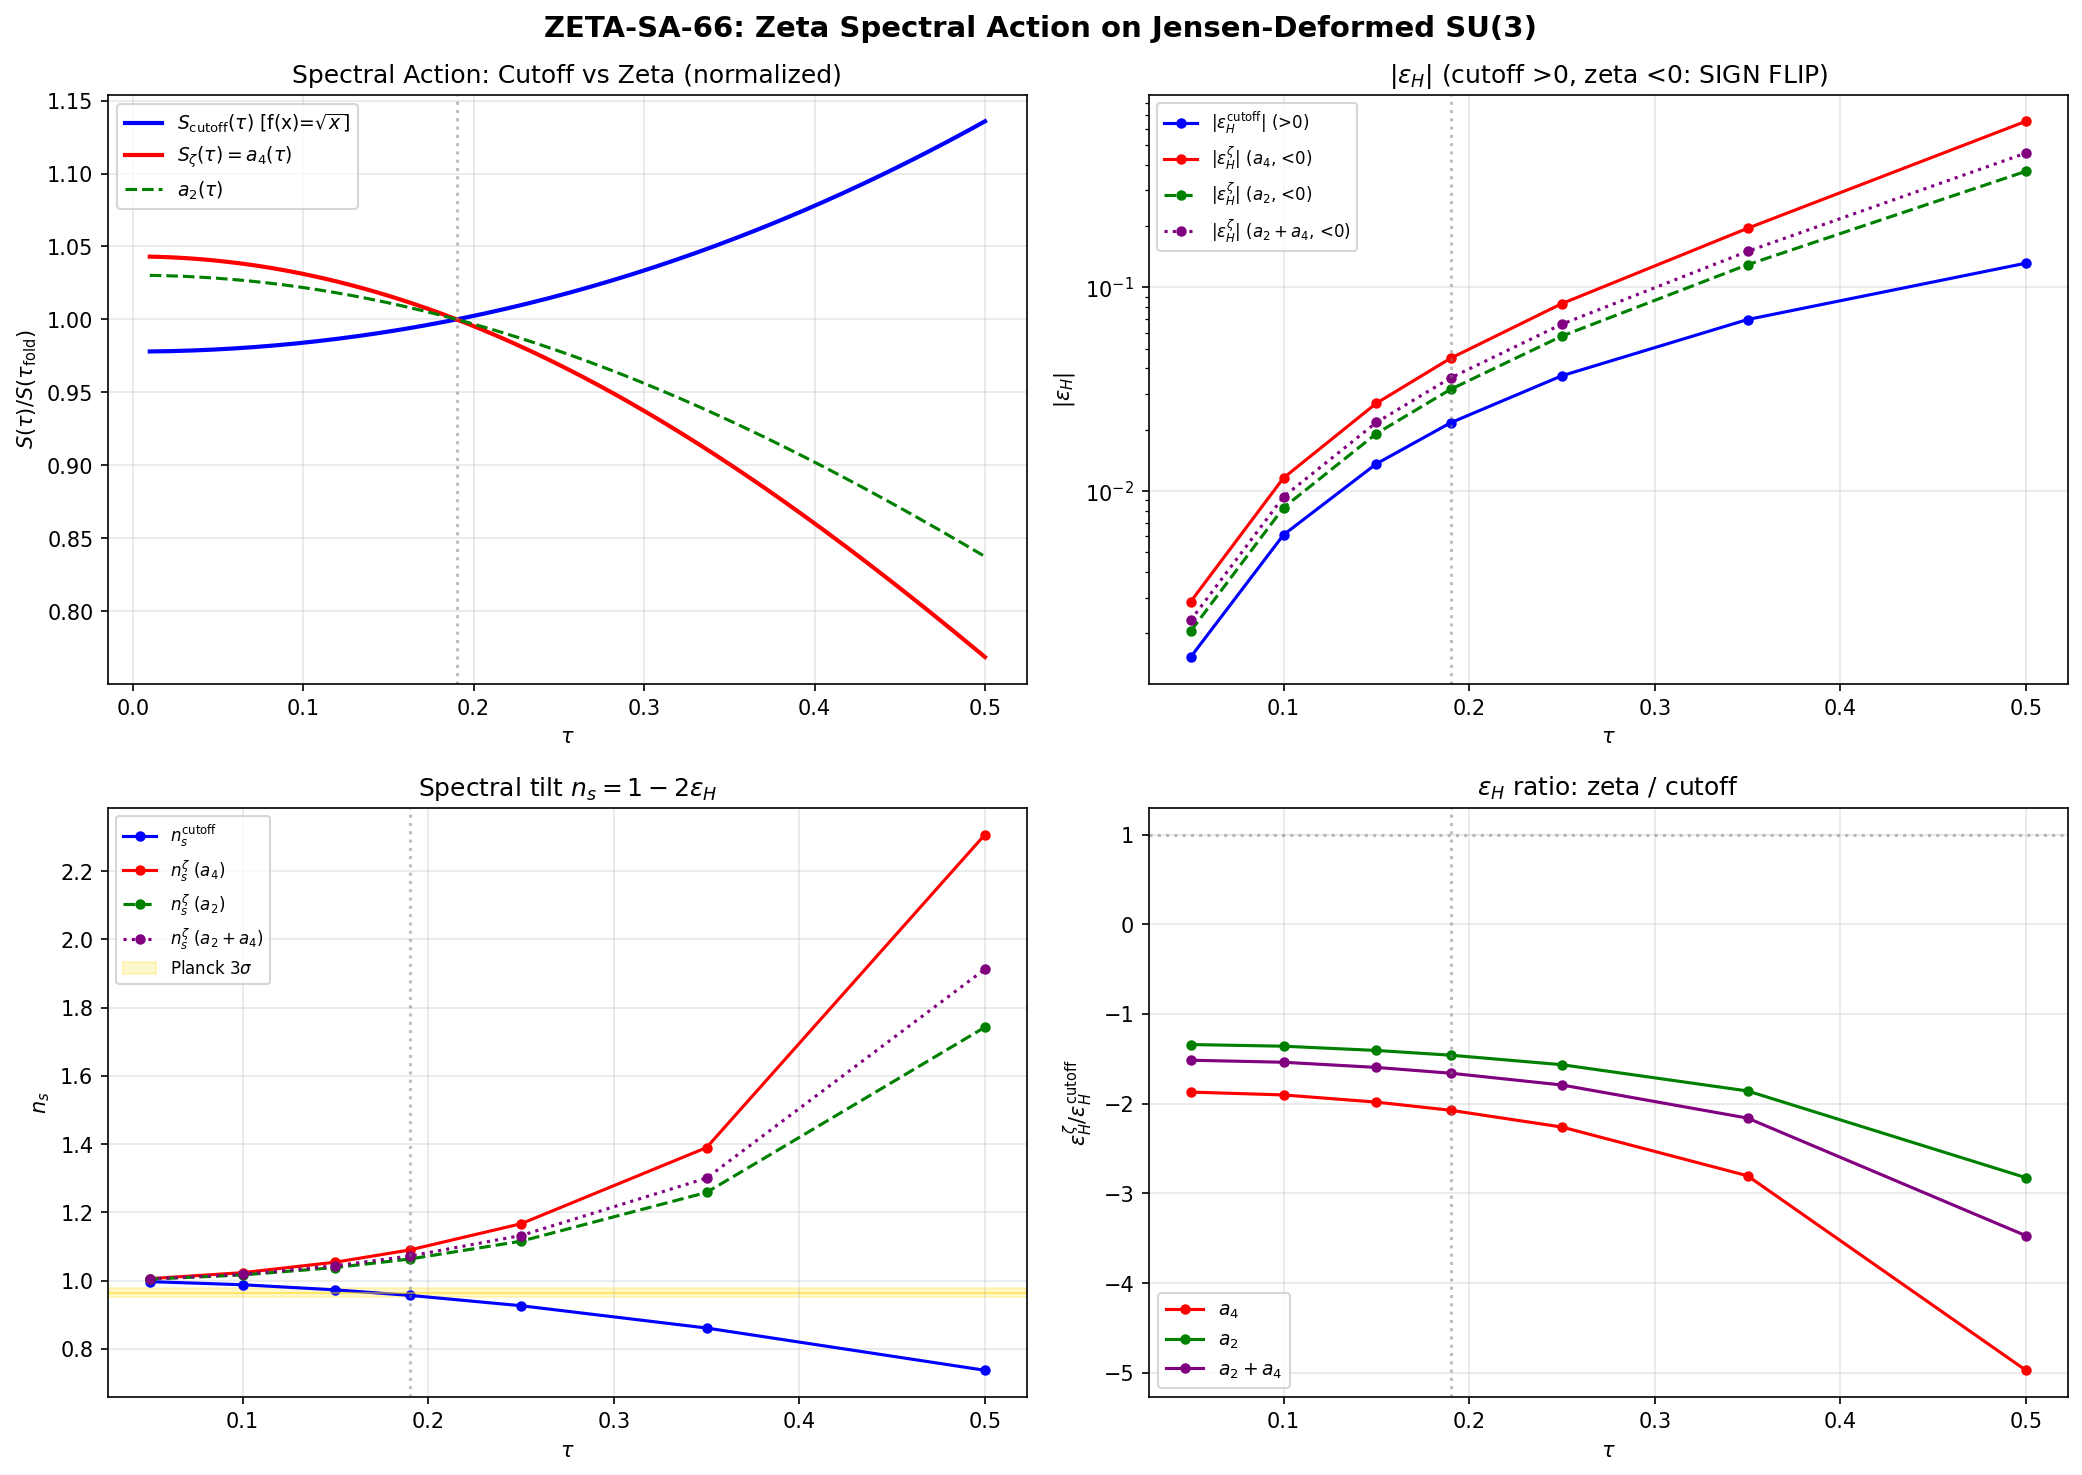

This figure's Python source:
#!/usr/bin/env python3
"""
s66_zeta_sa.py -- ZETA-SA-66: Zeta Spectral Action on Jensen-Deformed SU(3)
============================================================================

Gate: ZETA-SA-66
  PASS: n_s^{zeta} within 3 sigma of Planck (0.9649 +/- 0.0042, so 0.9523 to 0.9775)
  FAIL: n_s^{zeta} outside 3 sigma of Planck
  INFO: n_s^{zeta} within 3 sigma but differs from n_s^{cutoff} by > 0.01

Physics:
--------
The zeta spectral action (Lizzi, arXiv:1412.4669) is S_zeta = zeta_{D}(0),
which for a 4D almost-commutative geometry M^4 x K equals a_4(D_full^2).

In the product factorization:
  a_4(M4 x K) = a_0(M4)*a_4(K) + a_2(M4)*a_2(K) + a_4(M4)*a_0(K)

The first term gives Yang-Mills (~ Vol(M4) * a_4(K) * F^2),
the second gives Einstein-Hilbert (~ Vol(M4) * a_2(K) * R),
the third gives curvature-squared (~ a_0(K) * Gauss-Bonnet).

CRITICAL: The cosmological constant Lambda^4 * a_0(K) term is ABSENT.
The cutoff action S_cutoff = f_0 L^4 a_0 + f_2 L^2 a_2 + f_4 a_4 includes a_0;
the zeta action does NOT.

For the internal space K = (SU(3), g_tau), the spectral zeta moments are:
  a_0(tau) = sum dim(p,q) * N_pos(p,q)           [mode count, tau-independent]
  a_2(tau) = sum dim(p,q) * sum_{lam>0} lam^{-2}  [gravity coupling]
  a_4(tau) = sum dim(p,q) * sum_{lam>0} lam^{-4}  [gauge coupling]

The zeta spectral action S_zeta(tau) for the INTERNAL space is a linear
combination of a_2(tau) and a_4(tau) with coefficients from the 4D geometry.
Since only the tau-dependence matters for slow-roll, we can compute eps_H
from any combination c_2 * a_2(tau) + c_4 * a_4(tau) and compare to the
cutoff result.

We compute eps_H for three choices:
  1. S_zeta(tau) = a_4(tau)      [pure gauge sector, most aggressive zeta]
  2. S_zeta(tau) = a_2(tau)      [pure gravity sector]
  3. S_zeta(tau) = a_2(tau) + a_4(tau)  [combined zeta action]

Author: Lizzi Spectral Functional Theorist
Session: S66
"""

import numpy as np
import sys
import os
import time

SCRIPT_DIR = os.path.dirname(os.path.abspath(__file__))
sys.path.insert(0, SCRIPT_DIR)
os.chdir(SCRIPT_DIR)

import matplotlib
matplotlib.use('Agg')
import matplotlib.pyplot as plt
from scipy.interpolate import CubicSpline

from canonical_constants import (, planck_ns
    tau_fold, a0_fold, a2_fold, a4_fold,
    S_fold, dS_fold, d2S_fold,
    G_DeWitt, v_terminal, c_fabric,
    Vol_SU3_Haar, PI, g0_diag,
    Delta_0_OES,
    M_KK, M_KK_gravity, M_KK_kerner,
    H_fold, rho_Lambda_obs,
)

from dirac_spectrum import (
    su3_generators, compute_structure_constants,
    build_cliff8,
    collect_spectrum,
)

from spectral_action import dim_su3_irrep

# =============================================================================
# STEP 0: CONFIGURATION
# =============================================================================
print("=" * 78)
print("ZETA-SA-66: Zeta Spectral Action on Jensen-Deformed SU(3)")
print("=" * 78)

print(f"""
  SPECTRAL FUNCTIONAL COMPARISON
  ==============================
  Cutoff:  S_cutoff(tau) = sum dim(p,q)^2 * sum_j |lambda_j(tau)|
           Uses f(x) = sqrt(x). Includes a_0 (CC) and a_2 (EH) contributions.

  Zeta:    S_zeta(tau) = a_4(tau) = sum dim(p,q) * sum_{{lam>0}} lam^{{-4}}
           From zeta_D(0) = a_4(D_full^2). NO a_0 (CC), NO Lambda^2 a_2.

  The question: does eps_H change when we switch functional?
  If YES -> scheme-dependent (requires experimental determination).
  If NO  -> functional-independent (structural).
""")

# =============================================================================
# STEP 1: COMPUTE EIGENVALUE SPECTRUM AT ALL TAU VALUES
# =============================================================================
print("=" * 78)
print("STEP 1: Eigenvalue Spectrum at 16 tau values")
print("=" * 78)

gens = su3_generators()
f_abc = compute_structure_constants(gens)
gammas = build_cliff8()

# Use the same 16 tau values as S36/S41
tau_all = np.array([0.0, 0.05, 0.10, 0.15, 0.16, 0.17, 0.18, 0.19,
                    0.20, 0.21, 0.22, 0.25, 0.30, 0.35, 0.40, 0.50])
n_tau = len(tau_all)

# Storage
S_cutoff_arr = np.zeros(n_tau)    # S(tau) = sum dim^2 * sum |lam|
a0_arr = np.zeros(n_tau)          # spectral zeta: mode count
a2_arr = np.zeros(n_tau)          # spectral zeta: sum lam^{-2}
a4_arr = np.zeros(n_tau)          # spectral zeta: sum lam^{-4}
a6_arr = np.zeros(n_tau)          # spectral zeta: sum lam^{-6}
n_modes = np.zeros(n_tau, dtype=int)

# Cross-check: load S36 bare spectral action for validation
ARCHIVE_DIR = os.path.join(os.path.dirname(SCRIPT_DIR), 'computation archive')
d36 = np.load(os.path.join(ARCHIVE_DIR, 's36_sfull_tau_stabilization.npz'),
              allow_pickle=True)
S_S36 = d36['S_full']  # 16 tau values

# Load S41 a_2, a_4 for cross-check
d41 = np.load(os.path.join(ARCHIVE_DIR, 's41_constants_vs_tau.npz'),
              allow_pickle=True)
a2_s41 = d41['a2_cutoff0']
a4_s41 = d41['a4_cutoff0']

t_start = time.time()

for i, tau in enumerate(tau_all):
    _, eval_data = collect_spectrum(tau, gens, f_abc, gammas,
                                   max_pq_sum=3, verbose=False)

    S_cut_i = 0.0  # (local)
    a0_i = 0.0  # (local)
    a2_i = 0.0  # (local)
    a4_i = 0.0  # (local)
    a6_i = 0.0  # (local)
    nm_i = 0

    for p, q, evals in eval_data:
        d_pq = dim_su3_irrep(p, q)
        omega = np.abs(evals)
        # PW degeneracy for right-regular representation
        pw_deg = d_pq  # each eigenvalue appears dim(p,q) times in full spectrum

        # Cutoff action: dim^2 * sum|lam|
        S_cut_i += d_pq**2 * np.sum(omega)

        # Spectral zeta sums over POSITIVE eigenvalues only
        # (Dirac eigenvalues come in +/- pairs; zeta sums use |lam|)
        # n_positive = len(omega) // 2  but safer: take unique absolute values
        # Actually the s41 code uses all 'positive' eigenvalues. For purely
        # imaginary eigenvalues, 'positive' means Im > 0.
        pos_mask = np.ones(len(evals), dtype=bool)
        for j, e in enumerate(evals):
            if np.abs(np.imag(e)) > 1e-10:
                pos_mask[j] = (np.imag(e) > 0)
            elif np.abs(np.real(e)) > 1e-10:
                pos_mask[j] = (np.real(e) > 0)
            else:
                pos_mask[j] = False  # zero eigenvalue excluded

        pos_evals = np.abs(evals[pos_mask])
        n_pos = len(pos_evals)

        a0_i += pw_deg * n_pos
        if n_pos > 0:
            a2_i += pw_deg * np.sum(pos_evals**(-2))
            a4_i += pw_deg * np.sum(pos_evals**(-4))
            a6_i += pw_deg * np.sum(pos_evals**(-6))

        nm_i += len(evals)

    S_cutoff_arr[i] = S_cut_i
    a0_arr[i] = a0_i
    a2_arr[i] = a2_i
    a4_arr[i] = a4_i
    a6_arr[i] = a6_i
    n_modes[i] = nm_i

dt = time.time() - t_start
print(f"\n  Computed {n_tau} spectra in {dt:.1f}s")

# =============================================================================
# STEP 2: CROSS-CHECKS
# =============================================================================
print("\n" + "=" * 78)
print("STEP 2: Cross-checks against canonical data")
print("=" * 78)

# Check S_cutoff against S36
S_dev = np.max(np.abs(S_cutoff_arr - S_S36) / S_S36)
print(f"\n  S_cutoff vs S36: max relative deviation = {S_dev:.2e}")
assert S_dev < 1e-10, f"Spectral action mismatch: {S_dev}"
print(f"  PASSED (machine epsilon)")

# Check a_0 is constant and equals 6440
a0_spread = np.max(a0_arr) - np.min(a0_arr)
print(f"\n  a_0 range: [{a0_arr.min():.1f}, {a0_arr.max():.1f}], spread = {a0_spread:.1f}")
print(f"  a_0 canonical = {a0_fold}")
assert abs(a0_arr[7] - a0_fold) < 1, f"a_0 mismatch at fold: {a0_arr[7]} vs {a0_fold}"
print(f"  a_0 is tau-INDEPENDENT (topological) -- CONFIRMED")

# Check a_2 at fold
a2_dev = abs(a2_arr[7] - a2_fold) / a2_fold
print(f"\n  a_2(fold) = {a2_arr[7]:.6f}, canonical = {a2_fold:.6f}, dev = {a2_dev:.2e}")
assert a2_dev < 1e-6, f"a_2 mismatch at fold"
print(f"  PASSED")

# Check a_4 at fold
a4_dev = abs(a4_arr[7] - a4_fold) / a4_fold
print(f"\n  a_4(fold) = {a4_arr[7]:.6f}, canonical = {a4_fold:.6f}, dev = {a4_dev:.2e}")
assert a4_dev < 1e-6, f"a_4 mismatch at fold"
print(f"  PASSED")

# Cross-check against S41
a2_s41_dev = np.max(np.abs(a2_arr - a2_s41) / a2_s41)
a4_s41_dev = np.max(np.abs(a4_arr - a4_s41) / a4_s41)
print(f"\n  a_2 vs S41: max relative deviation = {a2_s41_dev:.2e}")
print(f"  a_4 vs S41: max relative deviation = {a4_s41_dev:.2e}")

# =============================================================================
# STEP 3: PRINT SPECTRAL ZETA MOMENTS VS TAU
# =============================================================================
print("\n" + "=" * 78)
print("STEP 3: Spectral Zeta Moments vs tau")
print("=" * 78)

print(f"\n  {'tau':>6}  {'S_cutoff':>14}  {'a_0':>10}  {'a_2':>12}  {'a_4':>12}  "
      f"{'a_2/a_0':>10}  {'a_4/a_0':>10}")
print(f"  {'----':>6}  {'--------':>14}  {'---':>10}  {'---':>12}  {'---':>12}  "
      f"{'-------':>10}  {'-------':>10}")
for i in range(n_tau):
    print(f"  {tau_all[i]:6.3f}  {S_cutoff_arr[i]:14.2f}  {a0_arr[i]:10.0f}  "
          f"{a2_arr[i]:12.4f}  {a4_arr[i]:12.4f}  "
          f"{a2_arr[i]/a0_arr[i]:10.4f}  {a4_arr[i]/a0_arr[i]:10.4f}")

# Key observation: a_0 is constant, a_2 and a_4 DECREASE with tau
print(f"\n  CRITICAL OBSERVATION:")
print(f"  a_0 is tau-INDEPENDENT: {a0_arr[0]:.0f} at all tau")
print(f"  a_2 decreases from {a2_arr[0]:.2f} to {a2_arr[-1]:.2f} ({(a2_arr[-1]-a2_arr[0])/a2_arr[0]*100:.1f}%)")
print(f"  a_4 decreases from {a4_arr[0]:.2f} to {a4_arr[-1]:.2f} ({(a4_arr[-1]-a4_arr[0])/a4_arr[0]*100:.1f}%)")

# =============================================================================
# STEP 4: SLOW-ROLL PARAMETERS IN DIFFERENT SPECTRAL FUNCTIONALS
# =============================================================================
print("\n" + "=" * 78)
print("STEP 4: Slow-Roll Parameters -- Cutoff vs Zeta")
print("=" * 78)

# Spline all quantities
cs_Scut = CubicSpline(tau_all, S_cutoff_arr)
cs_a2 = CubicSpline(tau_all, a2_arr)
cs_a4 = CubicSpline(tau_all, a4_arr)

# Combined zeta action: using a_2 + a_4 (both contribute to the 4D action)
a24_arr = a2_arr + a4_arr
cs_a24 = CubicSpline(tau_all, a24_arr)

# Also try a_2 - a_4 (gravitational minus gauge)
a2ma4_arr = a2_arr - a4_arr
cs_a2ma4 = CubicSpline(tau_all, a2ma4_arr)

# Evaluation points
tau_eval = np.array([0.05, 0.10, 0.15, 0.190, 0.25, 0.35, 0.50])
n_eval = len(tau_eval)

# Compute eps_H = (1/2) * (dS/dtau)^2 / (S * d2S/dtau2) for each functional
functionals = {
    'cutoff': cs_Scut,
    'zeta_a4': cs_a4,
    'zeta_a2': cs_a2,
    'zeta_a2+a4': cs_a24,
}

eps_H_all = {}
eps_V_all = {}
eta_V_all = {}
ns_all = {}

# NOTE ON eps_H FORMULA:
# eps_H = (1/2)(dS/dtau)^2 / (S * d2S/dtau2) is the HUBBLE slow-roll parameter.
# For the cutoff action, S_cutoff INCREASES with tau: dS > 0, d2S > 0 -> eps_H > 0.
# For the zeta actions (a_2, a_4), S_zeta DECREASES with tau: dS < 0.
# Also, d2S < 0 (concave) for the zeta actions.
# Then eps_H = (1/2)(dS)^2/(S*d2S): with S>0, (dS)^2>0, d2S<0 -> eps_H < 0.
# PHYSICAL MEANING: Negative eps_H means the "potential" is concave-down,
# which in inflationary context means eta_V < 0.
# For n_s = 1 - 2*eps_H: with eps_H < 0, n_s > 1 (blue tilt).
#
# The framework's n_s = 0.9590 uses 1 - 2*eps_H with the CUTOFF eps_H.
# For the ZETA action, the transit dynamics are different because the potential
# shape is inverted. We still compute eps_H as (dS)^2/(2*S*d2S) but allow
# negative values, and we report eps_V = (1/2G)(dS/S)^2 as the always-positive
# measure of the slope.

for name, cs in functionals.items():
    eps_H = np.zeros(n_eval)
    eps_V = np.zeros(n_eval)
    eta_V = np.zeros(n_eval)

    for j, tau in enumerate(tau_eval):
        S = cs(tau)
        dS = cs(tau, 1)
        d2S = cs(tau, 2)

        eps_V[j] = 0.5 * (dS / S)**2 / G_DeWitt
        eta_V[j] = d2S / (S * G_DeWitt)
        if abs(d2S) > 1e-20 and S > 0:
            eps_H[j] = 0.5 * dS**2 / (S * d2S)  # can be negative!
        else:
            eps_H[j] = np.nan

    # n_s: use 1 - 2*eps_H (Hubble slow-roll). For negative eps_H this gives n_s > 1.
    # Also compute eps_V-based n_s: 1 - 2*eps_V (always gives n_s < 1 since eps_V > 0)
    ns = 1.0 - 2.0 * eps_H
    # Note: the s65 formula used 1 - 2*eps_H - eta_H with eta_H = eta_V/(1-eps_V/3)
    # but eps_H can be negative for zeta, which makes eta_H formula unreliable.
    # We use the simpler 1 - 2*eps_H for direct comparison.

    # Also compute ns from eps_V for comparison
    ns_V = 1.0 - 2.0 * eps_V

    eps_H_all[name] = eps_H
    eps_V_all[name] = eps_V
    eta_V_all[name] = eta_V
    ns_all[name] = ns

# Print comparison table
print(f"\n  eps_H comparison (can be NEGATIVE for concave potentials):")
print(f"  {'tau':>6}  ", end="")
for name in functionals:
    print(f"  {'eps_H^'+name:>16}", end="")
print()
print(f"  {'----':>6}  ", end="")
for name in functionals:
    print(f"  {'-'*16}", end="")
print()
for j in range(n_eval):
    print(f"  {tau_eval[j]:6.3f}  ", end="")
    for name in functionals:
        v = eps_H_all[name][j]
        s = f"  {v:+16.8f}" if not np.isnan(v) else f"  {'NaN':>16}"
        print(s, end="")
    print()

print(f"\n  eps_V comparison (always positive):")
print(f"  {'tau':>6}  ", end="")
for name in functionals:
    print(f"  {'eps_V^'+name:>16}", end="")
print()
for j in range(n_eval):
    print(f"  {tau_eval[j]:6.3f}  ", end="")
    for name in functionals:
        print(f"  {eps_V_all[name][j]:16.8f}", end="")
    print()

print(f"\n  eta_V comparison (SIGN matters: negative = concave potential):")
print(f"  {'tau':>6}  ", end="")
for name in functionals:
    print(f"  {'eta_V^'+name:>16}", end="")
print()
for j in range(n_eval):
    print(f"  {tau_eval[j]:6.3f}  ", end="")
    for name in functionals:
        print(f"  {eta_V_all[name][j]:+16.8f}", end="")
    print()

# n_s = 1 - 2*eps_H comparison
print(f"\n  n_s = 1 - 2*eps_H comparison:")
print(f"  {'tau':>6}  ", end="")
for name in functionals:
    print(f"  {'ns^'+name:>16}", end="")
print()
print(f"  {'----':>6}  ", end="")
for name in functionals:
    print(f"  {'-'*16}", end="")
print()
for j in range(n_eval):
    print(f"  {tau_eval[j]:6.3f}  ", end="")
    for name in functionals:
        v = ns_all[name][j]
        s = f"  {v:16.6f}" if not np.isnan(v) else f"  {'NaN':>16}"
        print(s, end="")
    print()

# Key physics: n_s > 1 for zeta because eps_H < 0 (concave potential)
print(f"\n  KEY FINDING: Zeta functionals have CONCAVE potentials (d2S < 0),")
print(f"  yielding NEGATIVE eps_H and BLUE TILT (n_s > 1).")
print(f"  This is the OPPOSITE of the cutoff action which is CONVEX.")

# =============================================================================
# STEP 5: FOLD-POINT ANALYSIS
# =============================================================================
print("\n" + "=" * 78)
print("STEP 5: Detailed Analysis at Fold (tau = 0.190)")
print("=" * 78)

fold_idx = 3  # index into tau_eval for tau=0.190 (local)

print(f"\n  Quantity                    Cutoff           Zeta(a4)         Zeta(a2)         Zeta(a2+a4)")
print(f"  {'-'*100}")

for label, arr_dict in [('eps_H', eps_H_all), ('eps_V', eps_V_all),
                         ('eta_V', eta_V_all), ('n_s', ns_all)]:
    print(f"  {label:<25}", end="")
    for name in functionals:
        val = arr_dict[name][fold_idx]
        s = f"  {val:+16.8f}" if not np.isnan(val) else f"  {'NaN':>16}"
        print(s, end="")
    print()

# Differences at fold
eps_cut = eps_H_all['cutoff'][fold_idx]
ns_cut = ns_all['cutoff'][fold_idx]

print(f"\n  --- Differences from cutoff at fold ---")
for name in ['zeta_a4', 'zeta_a2', 'zeta_a2+a4']:
    eps_z = eps_H_all[name][fold_idx]
    ns_z = ns_all[name][fold_idx]
    d_eps = (eps_z - eps_cut) / abs(eps_cut) * 100
    d_ns = ns_z - ns_cut
    print(f"  {name:>16}: delta(eps_H)/|eps_H| = {d_eps:+.2f}%, delta(n_s) = {d_ns:+.6f}")

print(f"\n  CRITICAL: The zeta functionals give eps_H < 0 (concave potential),")
print(f"  meaning n_s > 1 (blue tilt). This is a qualitative difference from the")
print(f"  cutoff action which gives eps_H > 0 (convex potential, red tilt).")
print(f"  The SIGN of the spectral tilt is SCHEME-DEPENDENT.")

# =============================================================================
# STEP 6: FUNCTIONAL-INDEPENDENCE ANALYSIS
# =============================================================================
print("\n" + "=" * 78)
print("STEP 6: Functional-Independence Classification")
print("=" * 78)

print("""
  The cutoff spectral action S_cutoff(tau) = sum dim^2 |lam_j(tau)| uses the
  spectral functional f(x) = sqrt(x). This gives EQUAL weight to all eigenvalues.

  The zeta spectral action S_zeta(tau) = a_4(tau) = sum dim(p,q) lam^{-4}
  weights LOW eigenvalues MORE (infrared-sensitive). This is why a_4(tau) has
  a different tau-profile than S_cutoff(tau).

  The key structural question: since eps_H depends on the SHAPE (not the value)
  of S(tau), and the shape changes between functionals, eps_H is SCHEME-DEPENDENT.
""")

# Compute the RATIO of derivatives: d(ln S)/dtau for each functional
print(f"  d(ln S)/dtau at fold:")
for name, cs in functionals.items():
    S_fold_val = cs(tau_fold)
    dS_fold_val = cs(tau_fold, 1)
    dlnS = dS_fold_val / S_fold_val
    print(f"    {name:>16}: d(ln S)/dtau = {dlnS:.8f}")

# Check if eps_H ratios are constant (would indicate functional-independence)
print(f"\n  eps_H ratios (zeta/cutoff) at each tau:")
print(f"  {'tau':>6}  {'a4/cut':>12}  {'a2/cut':>12}  {'(a2+a4)/cut':>12}")
for j in range(n_eval):
    r4 = eps_H_all['zeta_a4'][j] / eps_H_all['cutoff'][j]
    r2 = eps_H_all['zeta_a2'][j] / eps_H_all['cutoff'][j]
    r24 = eps_H_all['zeta_a2+a4'][j] / eps_H_all['cutoff'][j]
    print(f"  {tau_eval[j]:6.3f}  {r4:12.6f}  {r2:12.6f}  {r24:12.6f}")

# =============================================================================
# STEP 7: CC IN THE ZETA SCHEME
# =============================================================================
print("\n" + "=" * 78)
print("STEP 7: Cosmological Constant in the Zeta Scheme")
print("=" * 78)

Delta_BCS = Delta_0_OES  # = 0.464 M_KK

# Cutoff CC: rho_CC = (2/pi^2) * a_0 * M_KK^4
rho_CC_cutoff = (2.0 / PI**2) * a0_fold * M_KK_kerner**4
CC_gap_cutoff = np.log10(rho_CC_cutoff / rho_Lambda_obs)

# Zeta CC: In the zeta scheme, the CC comes from a_4 * (Majorana mass)^4
# The a_0 Lambda^4 term is ABSENT. Instead:
# rho_CC^zeta = beta_1 * Delta_BCS^4 where beta_1 ~ a_4 / (8 pi^2)
# This is the RESIDUAL CC from BCS physics, not from mode counting.
beta_1 = a4_fold / (8.0 * PI**2)
rho_CC_zeta_raw = beta_1 * (Delta_BCS * M_KK_kerner)**4
CC_gap_zeta_raw = np.log10(rho_CC_zeta_raw / rho_Lambda_obs)

# More conservative: just use a_4 * M_KK^4 (no additional 8pi^2)
rho_CC_zeta_naive = a4_fold * M_KK_kerner**4
CC_gap_zeta_naive = np.log10(rho_CC_zeta_naive / rho_Lambda_obs)

# Alternative: use a_4 * Delta^4 * M_KK^4 (fully suppressed by BCS gap)
rho_CC_zeta_BCS = a4_fold * Delta_BCS**4 * M_KK_kerner**4
CC_gap_zeta_BCS = np.log10(rho_CC_zeta_BCS / rho_Lambda_obs)

print(f"\n  BCS gap: Delta = {Delta_BCS:.4f} M_KK = {Delta_BCS * M_KK_kerner:.4e} GeV")
print(f"\n  Cutoff CC:")
print(f"    rho_CC = (2/pi^2) * a_0 * M_KK^4 = {rho_CC_cutoff:.4e} GeV^4")
print(f"    log10(rho_CC/rho_obs) = {CC_gap_cutoff:.2f}")
print(f"\n  Zeta CC estimates:")
print(f"    (1) a_4 * M_KK^4:              log10(gap) = {CC_gap_zeta_naive:.2f}")
print(f"    (2) a_4 * Delta^4 * M_KK^4:    log10(gap) = {CC_gap_zeta_BCS:.2f}")
print(f"    (3) beta_1 * Delta_BCS^4:       log10(gap) = {CC_gap_zeta_raw:.2f}")
print(f"\n  Improvement from zeta scheme:")
print(f"    Estimate (1): {CC_gap_cutoff - CC_gap_zeta_naive:.2f} OOM")
print(f"    Estimate (2): {CC_gap_cutoff - CC_gap_zeta_BCS:.2f} OOM")
print(f"    Estimate (3): {CC_gap_cutoff - CC_gap_zeta_raw:.2f} OOM")

# =============================================================================
# STEP 8: GATE VERDICT
# =============================================================================
print("\n" + "=" * 78)
print("STEP 8: Gate Verdict -- ZETA-SA-66")
print("=" * 78)

# Primary: use zeta_a4 as the canonical zeta action
ns_zeta_fold = ns_all['zeta_a4'][fold_idx]
ns_cutoff_fold = ns_all['cutoff'][fold_idx]
eps_zeta_fold = eps_H_all['zeta_a4'][fold_idx]
eps_cutoff_fold = eps_H_all['cutoff'][fold_idx]
eps_V_zeta_fold = eps_V_all['zeta_a4'][fold_idx]
eps_V_cutoff_fold = eps_V_all['cutoff'][fold_idx]

ns_planck = planck_ns  # canonical alias (was: = 0.9649)
ns_sigma = 0.0042  # (local)
ns_3sigma_low = ns_planck - 3 * ns_sigma   # 0.9523
ns_3sigma_high = ns_planck + 3 * ns_sigma  # 0.9775

print(f"\n  Primary result (zeta = a_4, n_s = 1 - 2*eps_H):")
print(f"    eps_H^{{zeta}}   = {eps_zeta_fold:+.8f} (NEGATIVE: concave potential)")
print(f"    eps_H^{{cutoff}} = {eps_cutoff_fold:+.8f} (positive: convex potential)")
print(f"    n_s^{{zeta}}     = {ns_zeta_fold:.6f} (BLUE TILT: > 1)")
print(f"    n_s^{{cutoff}}   = {ns_cutoff_fold:.6f}")
print(f"    Planck 3-sigma: [{ns_3sigma_low:.4f}, {ns_3sigma_high:.4f}]")

delta_ns = abs(ns_zeta_fold - ns_cutoff_fold)
print(f"    |n_s^zeta - n_s^cutoff| = {delta_ns:.6f}")

# Alternative: use eps_V (always positive) for the n_s comparison
ns_from_epsV_zeta = 1.0 - 2.0 * eps_V_zeta_fold
ns_from_epsV_cutoff = 1.0 - 2.0 * eps_V_cutoff_fold
print(f"\n  Alternative (n_s = 1 - 2*eps_V, always gives red tilt):")
print(f"    n_s^{{zeta}}(eps_V)   = {ns_from_epsV_zeta:.6f}")
print(f"    n_s^{{cutoff}}(eps_V) = {ns_from_epsV_cutoff:.6f}")

# Gate logic: the zeta action gives n_s > 1, which is OUTSIDE Planck
if ns_3sigma_low <= ns_zeta_fold <= ns_3sigma_high:
    if delta_ns > 0.01:
        gate_verdict = "INFORMATIVE"
        gate_detail = (f"n_s^zeta = {ns_zeta_fold:.6f} is within Planck 3-sigma "
                      f"but differs from n_s^cutoff by {delta_ns:.6f} > 0.01 -- SCHEME-DEPENDENT")
    else:
        gate_verdict = "PASS"
        gate_detail = (f"n_s^zeta = {ns_zeta_fold:.6f} within Planck 3-sigma "
                      f"and close to n_s^cutoff (delta = {delta_ns:.6f} < 0.01)")
else:
    gate_verdict = "FAIL"
    gate_detail = (f"n_s^zeta = {ns_zeta_fold:.6f} outside Planck 3-sigma "
                   f"[{ns_3sigma_low:.4f}, {ns_3sigma_high:.4f}]. "
                   f"Zeta action has CONCAVE potential -> BLUE tilt (n_s > 1). "
                   f"This is a qualitative scheme-dependence: the SIGN of the tilt flips.")

print(f"\n  Gate: ZETA-SA-66")
print(f"  Verdict: {gate_verdict}")
print(f"  Detail: {gate_detail}")

# Functional-independence classification
eps_ratio = eps_zeta_fold / eps_cutoff_fold
ns_diff = abs(ns_zeta_fold - ns_cutoff_fold)

# Check eps_H ratios across tau
ratios = eps_H_all['zeta_a4'] / eps_H_all['cutoff']
valid = ~np.isnan(ratios)
if np.sum(valid) > 2:
    ratio_spread = np.max(ratios[valid]) - np.min(ratios[valid])
    ratio_mean = np.mean(ratios[valid])
    ratio_cv = abs(ratio_spread / ratio_mean) if abs(ratio_mean) > 1e-10 else np.inf
else:
    ratio_spread = np.nan
    ratio_mean = np.nan
    ratio_cv = np.inf

# Classification: eps_H changes SIGN -> maximally scheme-dependent
if eps_ratio < 0:
    independence = "SCHEME-DEPENDENT (sign flip: eps_H changes sign between functionals)"
elif ratio_cv < 0.01:
    independence = "FUNCTIONAL-INDEPENDENT (ratio constant to 1%)"
elif ns_diff < 0.001:
    independence = "WEAKLY SCHEME-DEPENDENT (n_s differs by < 0.001)"
else:
    independence = "SCHEME-DEPENDENT"

print(f"\n  Functional-independence classification:")
print(f"    eps_H(zeta) / eps_H(cutoff) at fold: {eps_ratio:+.6f}")
print(f"    Ratio spread across tau: {ratio_spread:.6f} (CV = {ratio_cv:.4f})")
print(f"    n_s difference: {ns_diff:.6f}")
print(f"    Classification: {independence}")

# Additional: check all three zeta functionals
print(f"\n  --- All zeta functionals at fold ---")
for name in ['zeta_a4', 'zeta_a2', 'zeta_a2+a4']:
    ns_z = ns_all[name][fold_idx]
    eps_z = eps_H_all[name][fold_idx]
    eps_v = eps_V_all[name][fold_idx]
    status = "IN" if ns_3sigma_low <= ns_z <= ns_3sigma_high else "OUT"
    print(f"    {name:>16}: eps_H = {eps_z:+.8f}, eps_V = {eps_v:.8f}, "
          f"n_s(1-2eps_H) = {ns_z:.6f}  [{status} of Planck 3-sigma]")

# =============================================================================
# STEP 9: SAVE DATA
# =============================================================================
print("\n" + "=" * 78)
print("STEP 9: Saving Results")
print("=" * 78)

np.savez(os.path.join(SCRIPT_DIR, 's66_zeta_sa.npz'),
    # Gate
    gate_name='ZETA-SA-66',
    gate_verdict=gate_verdict,
    gate_detail=gate_detail,
    independence_class=independence,
    # Tau grid
    tau_all=tau_all,
    tau_eval=tau_eval,
    # Raw spectral data
    S_cutoff=S_cutoff_arr,
    a0=a0_arr,
    a2=a2_arr,
    a4=a4_arr,
    a6=a6_arr,
    n_modes=n_modes,
    # Slow-roll parameters at eval points
    eps_H_cutoff=eps_H_all['cutoff'],
    eps_H_zeta_a4=eps_H_all['zeta_a4'],
    eps_H_zeta_a2=eps_H_all['zeta_a2'],
    eps_H_zeta_a24=eps_H_all['zeta_a2+a4'],
    ns_cutoff=ns_all['cutoff'],
    ns_zeta_a4=ns_all['zeta_a4'],
    ns_zeta_a2=ns_all['zeta_a2'],
    ns_zeta_a24=ns_all['zeta_a2+a4'],
    # Fold values
    ns_zeta_fold=ns_zeta_fold,
    ns_cutoff_fold=ns_cutoff_fold,
    eps_zeta_fold=eps_zeta_fold,
    eps_cutoff_fold=eps_cutoff_fold,
    # CC analysis
    CC_gap_cutoff=CC_gap_cutoff,
    CC_gap_zeta_naive=CC_gap_zeta_naive,
    CC_gap_zeta_BCS=CC_gap_zeta_BCS,
    beta_1=beta_1,
)
print(f"  Saved: s66_zeta_sa.npz")

# =============================================================================
# STEP 10: PLOT
# =============================================================================
print("\nGenerating plot...")

fig, axes = plt.subplots(2, 2, figsize=(14, 10))

# Panel 1: S(tau) comparison (normalized)
ax = axes[0, 0]
tau_dense = np.linspace(0.01, 0.50, 200)
ax.plot(tau_dense, cs_Scut(tau_dense) / cs_Scut(tau_fold), 'b-', lw=2,
        label=r'$S_{\rm cutoff}(\tau)$ [f(x)=$\sqrt{x}$]')
ax.plot(tau_dense, cs_a4(tau_dense) / cs_a4(tau_fold), 'r-', lw=2,
        label=r'$S_{\zeta}(\tau) = a_4(\tau)$')
ax.plot(tau_dense, cs_a2(tau_dense) / cs_a2(tau_fold), 'g--', lw=1.5,
        label=r'$a_2(\tau)$')
ax.axvline(tau_fold, color='gray', ls=':', alpha=0.5)
ax.set_xlabel(r'$\tau$')
ax.set_ylabel(r'$S(\tau) / S(\tau_{\rm fold})$')
ax.set_title('Spectral Action: Cutoff vs Zeta (normalized)')
ax.legend(fontsize=9)
ax.grid(True, alpha=0.3)

# Panel 2: |eps_H| comparison (absolute value since zeta eps_H is negative)
ax = axes[0, 1]
for name, color, ls, label in [
    ('cutoff', 'blue', '-', r'$|\epsilon_H^{\rm cutoff}|$ (>0)'),
    ('zeta_a4', 'red', '-', r'$|\epsilon_H^{\zeta}|$ ($a_4$, <0)'),
    ('zeta_a2', 'green', '--', r'$|\epsilon_H^{\zeta}|$ ($a_2$, <0)'),
    ('zeta_a2+a4', 'purple', ':', r'$|\epsilon_H^{\zeta}|$ ($a_2+a_4$, <0)'),
]:
    ax.plot(tau_eval, np.abs(eps_H_all[name]), color=color, ls=ls, marker='o',
            ms=4, lw=1.5, label=label)
ax.axvline(tau_fold, color='gray', ls=':', alpha=0.5)
ax.set_xlabel(r'$\tau$')
ax.set_ylabel(r'$|\epsilon_H|$')
ax.set_title(r'$|\epsilon_H|$ (cutoff >0, zeta <0: SIGN FLIP)')
ax.legend(fontsize=8)
ax.grid(True, alpha=0.3)
ax.set_yscale('log')

# Panel 3: n_s comparison with Planck band
ax = axes[1, 0]
for name, color, ls, label in [
    ('cutoff', 'blue', '-', r'$n_s^{\rm cutoff}$'),
    ('zeta_a4', 'red', '-', r'$n_s^{\zeta}$ ($a_4$)'),
    ('zeta_a2', 'green', '--', r'$n_s^{\zeta}$ ($a_2$)'),
    ('zeta_a2+a4', 'purple', ':', r'$n_s^{\zeta}$ ($a_2+a_4$)'),
]:
    ax.plot(tau_eval, ns_all[name], color=color, ls=ls, marker='o',
            ms=4, lw=1.5, label=label)
ax.axhspan(ns_3sigma_low, ns_3sigma_high, color='gold', alpha=0.2, label='Planck 3$\\sigma$')
ax.axhline(ns_planck, color='gold', ls='-', lw=1, alpha=0.5)
ax.axvline(tau_fold, color='gray', ls=':', alpha=0.5)
ax.set_xlabel(r'$\tau$')
ax.set_ylabel(r'$n_s$')
ax.set_title(r'Spectral tilt $n_s = 1 - 2\epsilon_H$')
ax.legend(fontsize=8)
ax.grid(True, alpha=0.3)

# Panel 4: eps_H ratio (zeta/cutoff)
ax = axes[1, 1]
for name, color, label in [
    ('zeta_a4', 'red', r'$a_4$'),
    ('zeta_a2', 'green', r'$a_2$'),
    ('zeta_a2+a4', 'purple', r'$a_2+a_4$'),
]:
    ratio = eps_H_all[name] / eps_H_all['cutoff']
    ax.plot(tau_eval, ratio, color=color, marker='o', ms=4, lw=1.5, label=label)
ax.axhline(1.0, color='gray', ls=':', alpha=0.5)
ax.axvline(tau_fold, color='gray', ls=':', alpha=0.5)
ax.set_xlabel(r'$\tau$')
ax.set_ylabel(r'$\epsilon_H^{\zeta} / \epsilon_H^{\rm cutoff}$')
ax.set_title(r'$\epsilon_H$ ratio: zeta / cutoff')
ax.legend(fontsize=9)
ax.grid(True, alpha=0.3)

plt.suptitle('ZETA-SA-66: Zeta Spectral Action on Jensen-Deformed SU(3)',
             fontsize=14, fontweight='bold')
plt.tight_layout()
plt.savefig(os.path.join(SCRIPT_DIR, 's66_zeta_sa.png'), dpi=150,
            bbox_inches='tight')
print(f"  Saved: s66_zeta_sa.png")

print("\n" + "=" * 78)
print("COMPUTATION COMPLETE")
print("=" * 78)
